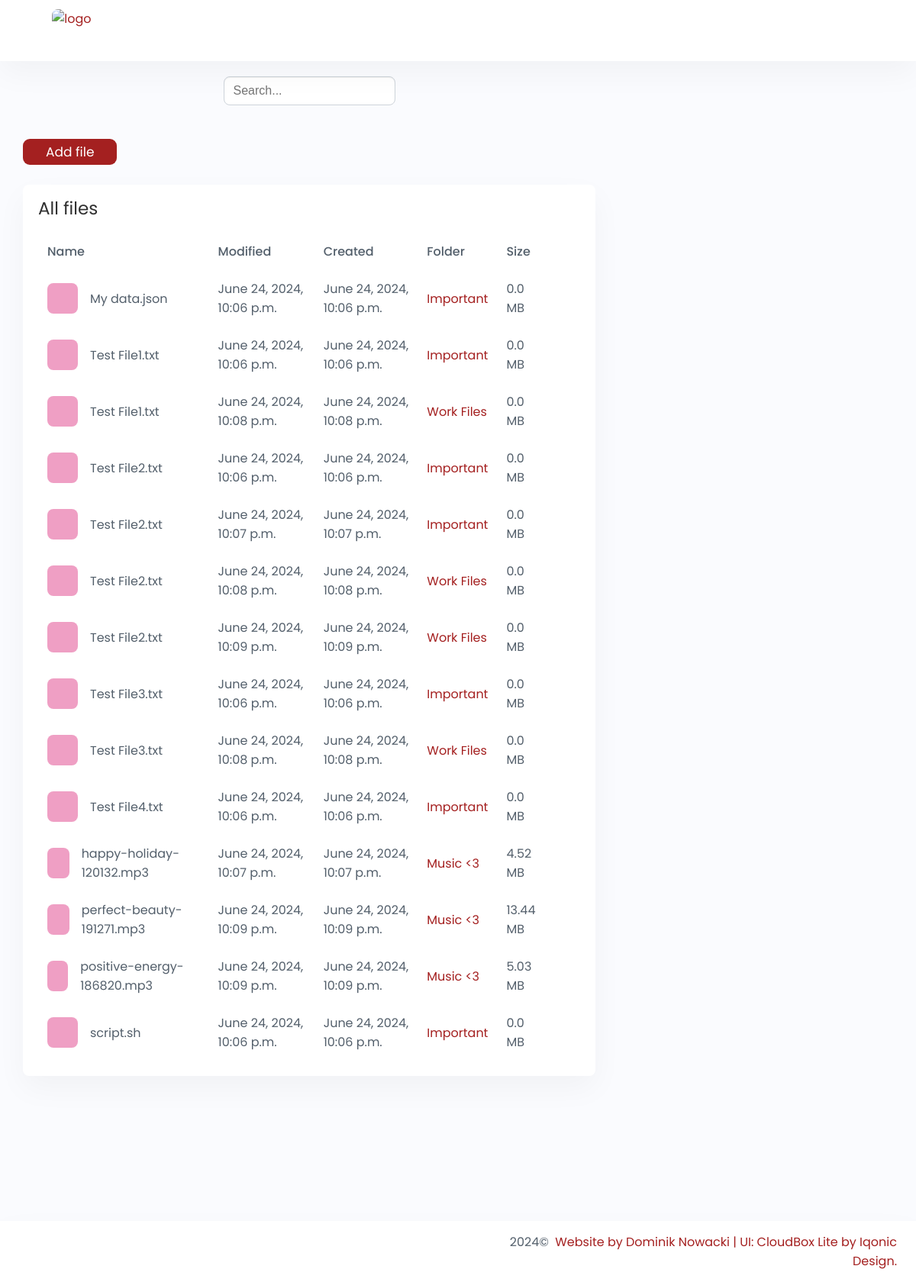
Page /files/ (signed in) on the committed database.
### storage/models.py (models this page shows, shortened)
class File(models.Model):
    id = models.UUIDField(primary_key=True, default=generate_uuid, editable=False)
    name = models.CharField(max_length=200)
    user = models.ForeignKey(User, on_delete=models.CASCADE)
    def generate_filename(self, filename):
        return os.path.join(f"files/{self.user.id}/", self.id)
    content = models.FileField(blank=False, null=False,upload_to=generate_filename)
    created = models.DateTimeField(auto_now_add=True)
    modified = models.DateTimeField(auto_now_add=True)
    extension = models.CharField(max_length=10)
    size = models.IntegerField()
    folder = models.ForeignKey(Folder, on_delete=models.CASCADE, null=True)
    @property
    def get_size_MB(self) -> int:
        return round(self.size/1024/1024, 2)
    @property
    def get_full_name(self) -> str:
        return f"{self.name}{self.extension}"
    class Meta:
        ordering = ['name']

class Folder(models.Model):
    id = models.UUIDField(primary_key=True, default=uuid4, editable=False)
    name = models.CharField(max_length=200)
    created = models.DateTimeField(auto_now_add=True)
    files_count = models.IntegerField(default=0)
    user = models.ForeignKey(User, on_delete=models.CASCADE)
    def __str__(self) -> str:
        return self.name
    class Meta:
        ordering = ['name']

### storage/views.py (the view)
# urls.py: path('files/', views.files, name='files'),
@login_required(login_url='login')
def files(request):
    files, searchFor = getFiles(request)
    files, custom_range = paginateObjects(request,files,20)
    context = {'files':files,'searchFor':searchFor,'custom_range':custom_range}
    context.update(getDriveSpaceInfo())
    return render(request, 'files.html',context=context)

### storage/utils.py (called while the page is built)
def getFiles(request):
    searchFor = request.GET.get("q") if request.GET.get("q") != None else ""
    files = File.objects.filter(
        Q(user__exact=request.user) &
        (
        Q(name__icontains=searchFor) |
        Q(folder__name__icontains=searchFor) |
        Q(extension__icontains=searchFor)
        )
    )
    return files, searchFor

def paginateObjects(request, objects, results):
    page = request.GET.get('page') if request.GET.get('page') != None else 1
    paginator = Paginator(objects, results)
    try:
        objects = paginator.page(page)
    except PageNotAnInteger:
        page = 1
        objects = paginator.page(page)
    except EmptyPage:
        page = paginator.num_pages
        objects = paginator.page(page)
    leftIndex = (int(page) - 4)
    if leftIndex < 1:
        leftIndex = 1
    rightIndex = (int(page) + 5)
    if rightIndex > paginator.num_pages:
        rightIndex = paginator.num_pages + 1
    custom_range = range(leftIndex,rightIndex)
    return objects, custom_range

### storage/views.py (called while the page is built)
def getDirSize(start_path = '.'):
    total_size = 0
    for dirpath, dirnames, filenames in os.walk(start_path):
        for f in filenames:
            fp = os.path.join(dirpath, f)
            if not os.path.islink(fp):
                total_size += os.path.getsize(fp)
    return total_size

def getDriveSpaceInfo():
    totalSpace = 5.00 # GB
    usedSpace = round((getDirSize(os.path.join(settings.MEDIA_ROOT, os.path.join(f"files/"))))/1024/1024/1024,2)
    freeSpace = round(totalSpace - usedSpace,2)
    percent = (usedSpace/totalSpace) * 100
    return {'total':totalSpace,'used':usedSpace,'free':freeSpace,'percent':percent}

### storage/templates/files.html (shortened to what this page needs)
{% extends 'main.html' %}
{% load static %}
{% block body %}
<div class="content-page">
    <div class="container-fluid">
        {% include 'search-bar.html' %}
        <div class="row">
            <div class="col-lg-12">
                <div class="card card-block card-stretch card-transparent">
                    <div class="card-header d-flex justify-content-between pb-0">
                        <div class="header-title">
                            <a href="{% url 'addFile' %}"><span for="formFile" class="add-item">Add file</span></a>
                        </div>
                    </div>
                </div>
            </div>
            <div class="col-lg-8 col-xl-8">
                <div class="card card-block card-stretch card-height files-table">
                    <div class="card-header d-flex justify-content-between">
                        <div class="header-title">
                            <h4 class="card-title">All files</h4>
                        </div>
                    </div>
                    <div class="card-body pt-0">
                        <div class="table-responsive">
                            <table class="table mb-0 table-borderless tbl-server-info">
                            <thead>
                                <tr>
                                    <th scope="col">Name</th>
                                    <th scope="col">Modified</th>
                                    <th scope="col">Created</th>
                                    <th scope="col">Folder</th>
                                    <th scope="col">Size</th>
                                    <th scope="col"></th>
                                </tr>
                            </thead>
                            <tbody>
                                {% for file in files %}
                                    <tr>
                                        <td>
                                            <div class="d-flex align-items-center">
                                                <div class="icon-small bg-danger rounded mr-3">
                                                    <i class="ri-file-upload-line"></i>
                                                </div>
                                                <div style="cursor: pointer;">{{file.get_full_name}}</div>
                                            </div>
                                        </td>
                                        <td>{{file.modified}}</td>
                                        <td>{{file.created}}</td>
                                        <td><a href="{% url 'singleFolder' file.folder.id %}">{{file.folder}}</a></td>
                                        <td>{{file.get_size_MB}} MB</td>
                                        <td>
                                            <div class="dropdown">
                                                <span class="dropdown-toggle" id="dropdownMenuButton6" data-toggle="dropdown">
                                                    <i class="ri-more-fill"></i>
                                                </span>
                                            </div>
                                        </td>
                                    </tr>
                                {% endfor %}
                            </tbody>
                            </table>
                        </div>
                    </div>
                </div>
            </div>
        </div>
    </div>
</div>
{% endblock body %}

### rows in the picture
File: get_full_name "My data.json", modified "June 24, 2024, 10:06 p.m.", created "June 24, 2024, 10:06 p.m.", folder "Important", get_size_MB "0.0"
File: get_full_name "Test File1.txt", modified "June 24, 2024, 10:06 p.m.", created "June 24, 2024, 10:06 p.m.", folder "Important", get_size_MB "0.0"
File: get_full_name "Test File1.txt", modified "June 24, 2024, 10:08 p.m.", created "June 24, 2024, 10:08 p.m.", folder "Work Files", get_size_MB "0.0"
File: get_full_name "Test File2.txt", modified "June 24, 2024, 10:06 p.m.", created "June 24, 2024, 10:06 p.m.", folder "Important", get_size_MB "0.0"
File: get_full_name "Test File2.txt", modified "June 24, 2024, 10:07 p.m.", created "June 24, 2024, 10:07 p.m.", folder "Important", get_size_MB "0.0"
File: get_full_name "Test File2.txt", modified "June 24, 2024, 10:08 p.m.", created "June 24, 2024, 10:08 p.m.", folder "Work Files", get_size_MB "0.0"
File: get_full_name "Test File2.txt", modified "June 24, 2024, 10:09 p.m.", created "June 24, 2024, 10:09 p.m.", folder "Work Files", get_size_MB "0.0"
File: get_full_name "Test File3.txt", modified "June 24, 2024, 10:06 p.m.", created "June 24, 2024, 10:06 p.m.", folder "Important", get_size_MB "0.0"
File: get_full_name "Test File3.txt", modified "June 24, 2024, 10:08 p.m.", created "June 24, 2024, 10:08 p.m.", folder "Work Files", get_size_MB "0.0"
File: get_full_name "Test File4.txt", modified "June 24, 2024, 10:06 p.m.", created "June 24, 2024, 10:06 p.m.", folder "Important", get_size_MB "0.0"
File: get_full_name "happy-holiday-120132.mp3", modified "June 24, 2024, 10:07 p.m.", created "June 24, 2024, 10:07 p.m.", folder "Music <3", get_size_MB "4.52"
File: get_full_name "perfect-beauty-191271.mp3", modified "June 24, 2024, 10:09 p.m.", created "June 24, 2024, 10:09 p.m.", folder "Music <3", get_size_MB "13.44"
File: get_full_name "positive-energy-186820.mp3", modified "June 24, 2024, 10:09 p.m.", created "June 24, 2024, 10:09 p.m.", folder "Music <3", get_size_MB "5.03"
File: get_full_name "script.sh", modified "June 24, 2024, 10:06 p.m.", created "June 24, 2024, 10:06 p.m.", folder "Important", get_size_MB "0.0"
